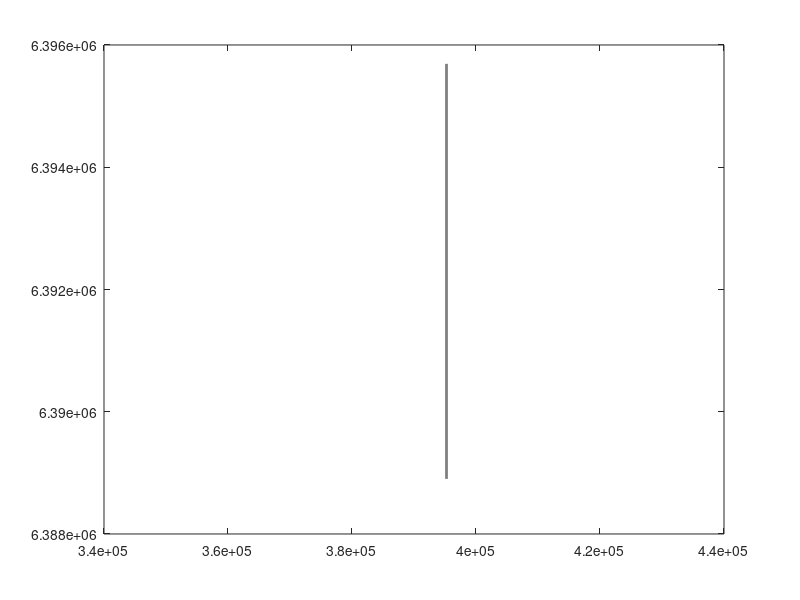

Recreate this plot in MATLAB.

X = [386576.219342587          395241.577797865];
Y = [6388900.80301868          6395691.43997054];


plot([X(1) X(2)],[Y(1) Y(1)],'color',[0.5 0.5 0.5],'linewidth',2);

plot([X(1) X(2)],[Y(2) Y(2)],'color',[0.5 0.5 0.5],'linewidth',2);

plot([X(1) X(1)],[Y(1) Y(2)],'color',[0.5 0.5 0.5],'linewidth',2);

plot([X(2) X(2)],[Y(1) Y(2)],'color',[0.5 0.5 0.5],'linewidth',2);



